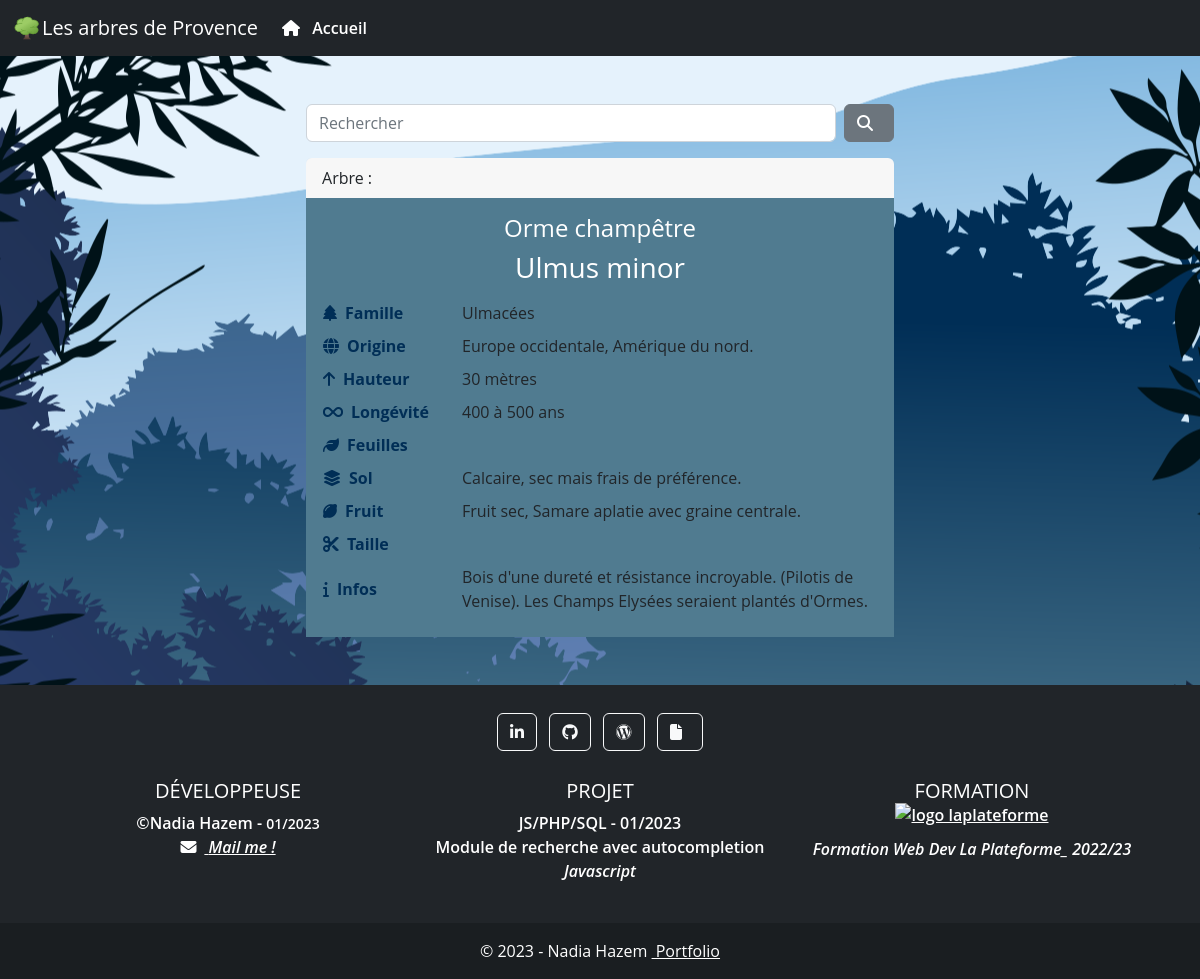
Screenshot of /element.php?search=Orme champêtre with the database file from the repository.
### tables this page shows
CREATE TABLE IF NOT EXISTS `arbres` (
  `id` int(255) NOT NULL AUTO_INCREMENT,
  `vernaculaire` text NOT NULL,
  `latin` text NOT NULL,
  `famille` text NOT NULL,
  `origine` text NOT NULL,
  `hauteur` text NOT NULL,
  `longevite` text NOT NULL,
  `sol` text NOT NULL,
  `feuille` text NOT NULL,
  `fleur` text NOT NULL,
  `fruit` text NOT NULL,
  `taille` text NOT NULL,
  `info` text NOT NULL,
  PRIMARY KEY (`id`)
);

### element.php (the view, shortened to what this page needs)
<?php
require_once('./assets/php/db.php');
$search = htmlspecialchars($_GET['search']);
$query = $conn->prepare("SELECT * FROM `arbres` WHERE vernaculaire = :search;");
$query->execute([':search' => $search]);
$result = $query->fetchAll(PDO::FETCH_ASSOC);
require_once 'includes/header.php';
?>
    <main class="main h-100 mb-5">
        <section class="row">
            <div class="col-md-6 mx-auto">
                <div class="card mx-auto" style="max-width: 50rem;">
                    <div class="card-header">Arbre :</div>
                    <div class="card-body bg-herb">
                        <h4 class="card-title text-center"><?= $result[0]['vernaculaire'] ?></h4>
                        <h3 class="card-text text-center mb-3"><?= $result[0]['latin'] ?></h3>
                        <table>
                            <tbody>
                                <tr>
                                    <th scope="row" class="col-3 pb-2"><i class="fas fa-tree"></i>Famille</th>
                                    <td class="text-right col-9 pb-2"><?= $result[0]['famille'] ?></td>
                                </tr>
                                <tr>
                                    <th scope="row" class="col-3 pb-2"><i class="fas fa-globe"></i>Origine</td>
                                    <td class="text-right col-9 pb-2"><?= $result[0]['origine'] ?></td>
                                </tr>
                                <tr>
                                    <th scope="row" class="col-3 pb-2"><i class="fas fa-arrow-up"></i>Hauteur</td>
                                    <td class="text-right col-9 pb-2"><?= $result[0]['hauteur'] ?> mètres</td>
                                </tr>
                                <tr>
                                    <th scope="row" class="col-3 pb-2"><i class="fas fa-infinity"></i>Longévité</td>
                                    <td class="text-right col-9 pb-2"><?= $result[0]['longevite'] ?> ans</td>
                                </tr>
                                <tr>
                                    <th scope="row" class="col-3 pb-2"><i class="fas fa-leaf"></i>Feuilles</td>
                                    <td class="text-right col-9 pb-2"><?= $result[0]['feuille'] ?></td>
                                </tr>
                                <tr>
                                    <th scope="row" class="col-3 pb-2"><i class="fas fa-layer-group"></i>Sol</td>
                                    <td class="text-right col-9 pb-2"><?= $result[0]['sol'] ?></td>
                                </tr>
                                <tr>
                                    <th scope="row" class="col-3 pb-2"><i class="fa fa-lemon"></i>Fruit</td>
                                    <td class="text-right col-9 pb-2"><?= $result[0]['fruit'] ?></td>
                                </tr>
                                <tr>
                                    <th scope="row" class="col-3 pb-2"><i class="fa fa-scissors"></i>Taille</td>
                                    <td class="text-right col-9 pb-2"><?= $result[0]['taille'] ?></td>
                                </tr>
                                <tr>
                                    <th scope="row" class="col-3 pb-2"><i class="fas fa-info"></i>Infos</td>
                                    <td class="text-right col-9 pb-2"><?= $result[0]['info'] ?></td>
                                </tr>
                            </tbody>
                        </table>
                    </div>
                </div>
            </div>
        </section>
    </main>
    <?php require_once 'includes/footer.php'; ?>
</body>
</html>

### assets/css/style.css (style rules this page uses)
body { background: url(../img/bg.png) no-repeat center center fixed; font-family: 'Open Sans', sans-serif; }
h1, h2, h3, h4, h5, h6 { color: white; }
th { color: #002E56; }
.fas, .fa { padding-right: 0.5rem; }
.card { --bs-card-border-width: 0; }
.bg-herb { background: #507B90!important; }

### rows the page displays
arbres: vernaculaire "Orme champêtre", latin "Ulmus minor", famille "Ulmacées", origine "Europe occidentale, Amérique du nord.", hauteur "30", longevite "400 à 500", sol "Calcaire, sec mais frais de préférence.", fruit "Fruit sec, Samare aplatie avec graine centrale.", info "Bois d'une dureté et résistance incroyable. (Pilotis de Venise). Les Champs Elysées seraient plantés d'Ormes."
